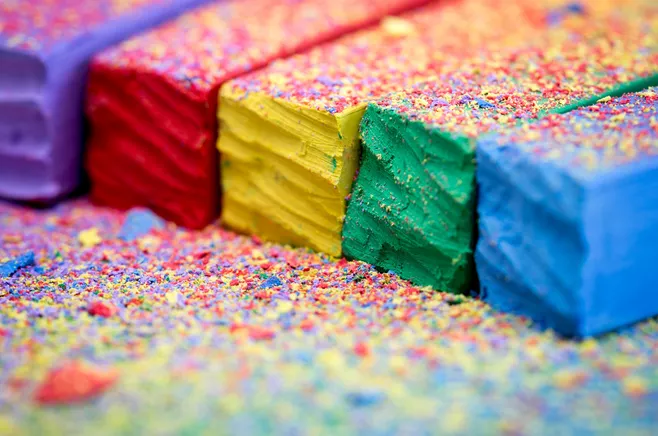
#> input picture img/color.webp, 658 x 436 px
$ python test.py
#> lines starting #> are read from the running program, lines starting #| are printed output that depends on the picture
### jpegcoding/jpeg/dct.py
import numpy as np
def getDctCoefficient(side):
    res = np.empty([side,side,side,side],dtype="float64") # v,u,y,x
    # u=0 v=0
    res[0][0] = 1/side
    # v==0
    for v in range(1,side):
        for y in range(0,side):
            res[0,v,:,y] = res[v,0,y,:] = np.sqrt(2)/side * np.cos((y+0.5)*v*np.pi/side)
    # for v in range(1,side):
    #     for u in range(1,side):
    #         pass
    xyIndex = [(y,x) for x in range(0,side) for y in range(0,side)]
    uvIndex = [(v,u) for v in range(1,side) for u in range(1,side)]
    def uvxyFun_(uv,xy):
        v = uv[0]
        u = uv[1]
        y = xy[0]
        x = xy[1]
        res[v,u,y,x] = res[v,0,y,x] * res[0,u,y,x] * side
    def uvFun_(uv):
        # v = uv[0]
        # u = uv[1]
        for xy in xyIndex:
            uvxyFun_(uv,xy)

    for uv in uvIndex:
        uvFun_(uv)
    return res

def dct2d(img,coe):
    res = np.empty(coe.shape[:2],dtype="float64")
    for v in range(len(coe)):
        for u in range(len(coe[0])):
            res[u][v] = np.sum(img*coe[u][v])
    return res
    # res = np.dot(img,coe)
    # res = np.dot(img,np.transpose(coe))
    # return res.reshape(8,8)


def dct2dBlock(img,side = 8):
    coe8 = getDctCoefficient(side)
    yblock = img.shape[0] // side
    xblock = img.shape[1] // side
    res = [[None for bx in range(xblock)] for by in range(yblock)]


    for by in range(0,yblock):
        y = by * side
        for bx in range(0,xblock):
            x = bx *side
            roi = img[y:y+side,x:x+side]
            res[by][bx] = dct2d(roi,coe8)
    return res

### jpegcoding/test.py
import jpeg
import numpy as np
import cv2
import matplotlib.pyplot as plt
from PIL import Image

image = Image.open("../img/color.webp")
#> image is the input picture: PIL image 658x436 RGB; mean R, G, B 161.8, 145.7, 143
ycbcr = image.convert('YCbCr')
#> ycbcr: PIL image 658x436 YCbCr; mean of channels 0, 1, 2 149.7, 123.4, 135.8
# -128?

img = cv2.imread("../img/color.webp")
side = 8
fill = 16
# fill
height = img.shape[0]
#> height = 436
width = img.shape[1]
#> width = 658
fy = 0
fx = 0
ymod = height%fill
#> ymod = 4
xmod = width%fill
#> xmod = 2
if(ymod):
    fy = fill-ymod
#> fy = 12
if(xmod):
    fx = fill - xmod
#> fx = 14
fimg = np.pad(img,((0,fy),(0,fx),(0,0)),'constant')
fimg[:,width:] = fimg[:,width-1:width]
fimg[height:,:] = fimg[height-1:height,:]
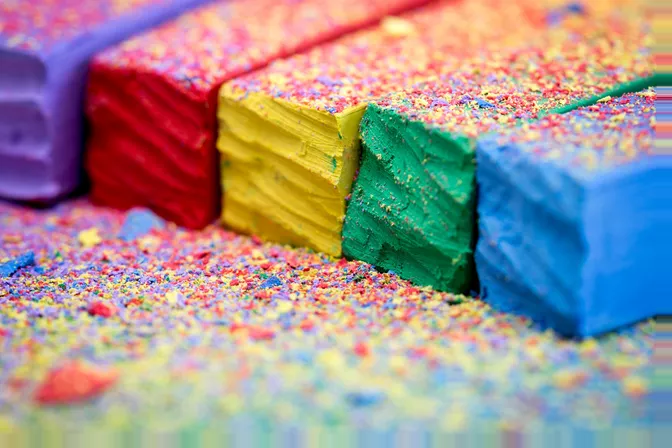
#> fimg: shape (448, 672, 3); mean B, G, R 144.4, 146.6, 160.4


yuvimg = cv2.cvtColor(fimg,cv2.COLOR_BGR2YCrCb)
#> yuvimg: shape (448, 672, 3); mean of channels 0, 1, 2 150.5, 135.1, 124.6

imgy = yuvimg[:,:,0]
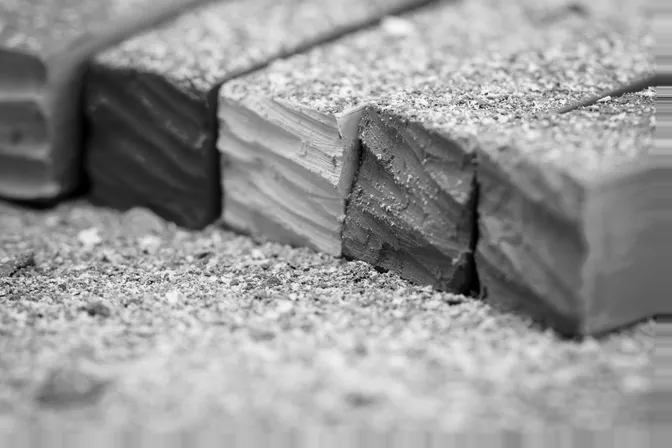
#> imgy: shape (448, 672); min 0, max 251, mean 150.5
imgcr = yuvimg[:,:,1]
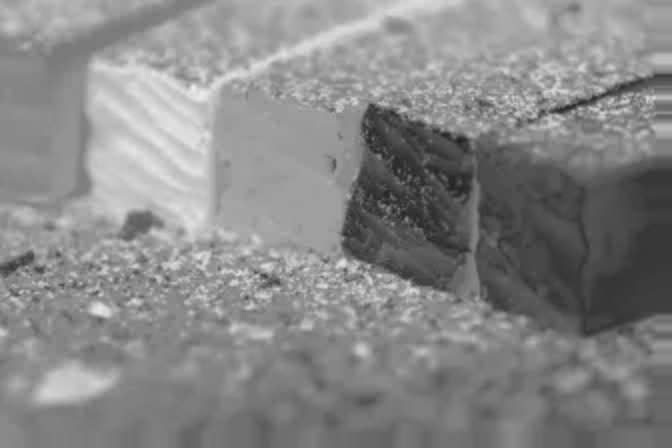
#> imgcr: shape (448, 672); min 31, max 239, mean 135.1
imgcb = yuvimg[:,:,2]
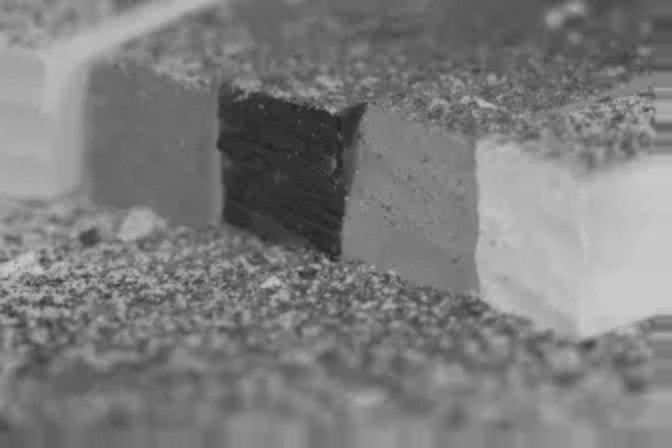
#> imgcb: shape (448, 672); min 32, max 202, mean 124.6

# [9 lines of commented-out code are left out]
cryidx = np.array(range(0,fimg.shape[0],2))
#> cryidx = 224 values from 0 to 446
crxidx = np.array(range(0,fimg.shape[1],2))
#> crxidx = 336 values from 0 to 670
imgcr = imgcr[cryidx,:][:,crxidx]
#> imgcr: shape (224, 336)
cbyidx = cryidx+1
#> cbyidx = 224 values from 1 to 447
cbxidx = crxidx+1
imgcb = imgcb[cbyidx,:][:,crxidx]
#> imgcb: shape (224, 336)

dcty = np.array(jpeg.dct2dBlock(imgy,8)) #,fill
#> after the loop in dct2dBlock, `for by in range(0,yblock):`: res = 56 items
dctcr = np.array(jpeg.dct2dBlock(imgcr,8)) #,fill/2
dctcb= np.array(jpeg.dct2dBlock(imgcb,8)) #,fill/2

def dctShow(roi):
    roiyuv = cv2.cvtColor(roi,cv2.COLOR_BGR2YCrCb)
    imgy = roiyuv[:,:,0].astype('float32')
    imgcr = roiyuv[:,:,1].astype('float32')
    imgcb = roiyuv[:,:,2].astype('float32')
    [[myroiy]] = jpeg.dct2dBlock(imgy,8) #,fill
    [[myroicb]] = jpeg.dct2dBlock(imgcr,8) #,fill/2
    [[myroicr]]= jpeg.dct2dBlock(imgcb,8) #,fill/2


    roiy = cv2.dct(imgy)
    roicb = cv2.dct(imgcr)
    roicr = cv2.dct(imgcb)

    # myroiy[0][0] = myroicb[0][0] = myroicr[0][0] = 0
    # roiy[0][0] = roicb[0][0] = roicr[0][0] = 0

    plt.subplot(331)
    plt.imshow(roi)
    plt.title("origin")
    plt.subplot(334)
    plt.imshow(myroiy,'gray')
    plt.title("my y dct")
    plt.subplot(335)
    plt.imshow(myroicb,'gray')
    plt.title("my cb dct")
    plt.subplot(336)
    plt.imshow(myroicr,'gray')
    plt.title("my cr dct")
    plt.subplot(337)
    plt.imshow(roiy,'gray')
    plt.title("y dct")
    plt.subplot(338)
    plt.imshow(roicb,'gray')
    plt.title("cb dct")
    plt.subplot(339)
    plt.imshow(roicr,'gray')
    plt.title("cr dct")
    plt.show()
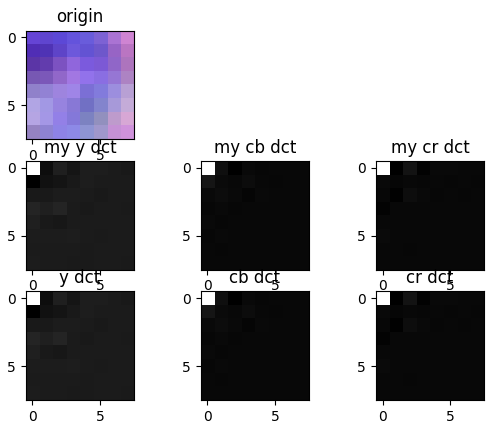
#> figure drawn by matplotlib, 7 panels

roiy = 256
roix = 128
dctShow(img[roiy:roiy+8,roix:roix+8])

def concatBlock(barr):
    bh = barr.shape[0]
    bw = barr.shape[1]
    yside = barr.shape[2]
    xside = barr.shape[3]
    res = np.empty([
        bh*yside,
        bw*xside],
        dtype="float64")
    for by,row in enumerate( barr):
        y = by*yside
        for bx,block in enumerate(row):
            x = bx*xside
            res[y:y+yside,x:x+xside] = block
#> this loop made 56 passes
#> y on passes 1 to 12: 0, 8, 16, 24, 32, 40, 48, 56, 64, 72, 80, 88
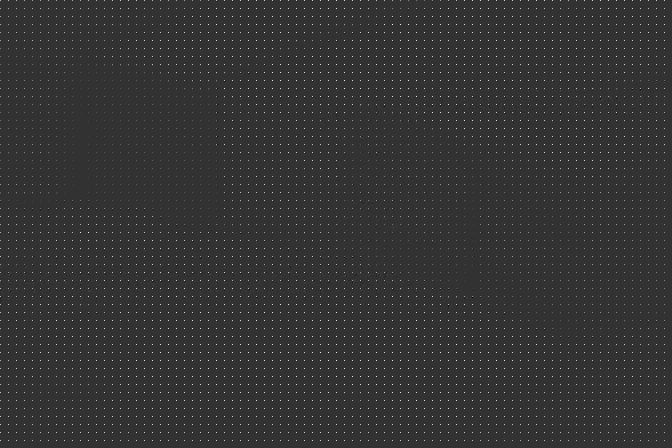
#> res: shape (448, 672) float64; min -480.8, max 1936.4, mean 18.8; drawn with min black and max white
    return res
plt.subplot(141)
plt.imshow(fimg)
plt.title("origin")
plt.subplot(142)
plt.imshow(concatBlock(dcty),'gray')
plt.title("y")
plt.subplot(143)
plt.imshow(concatBlock(dctcb),'gray')
#> the loop in concatBlock (call 2), `for by,row in enumerate( barr):` made 28 passes
#> after the loop in concatBlock (call 2), `for by,row in enumerate( barr):`:
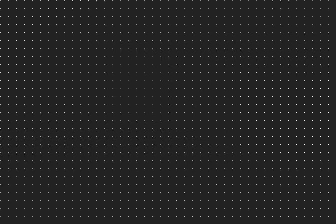
#> res: shape (224, 336) float64; min -251.9, max 1608, mean 15.6; drawn with min black and max white
plt.title("cb")
plt.subplot(144)
plt.imshow(concatBlock(dctcr),'gray')
plt.title("cr")
plt.show()
#> figure, not shown here; B, G, R data is drawn as R, G, B

# 量化
# 标准亮度量化表
Qy = np.array([[16, 11, 10, 16, 24, 40, 51, 61],
               [12, 12, 14, 19, 26, 58, 60, 55],
               [14, 13, 16, 24, 40, 57, 69, 56],
               [14, 17, 22, 29, 51, 87, 80, 62],
               [18, 22, 37, 56, 68, 109, 103, 77],
               [24, 35, 55, 64, 81, 104, 113, 92],
               [49, 64, 78, 87, 103, 121, 120, 101],
               [72, 92, 95, 98, 112, 100, 103, 99]], dtype=np.uint8)

Qc = np.array([[17, 18, 24, 47, 99, 99, 99, 99,],
               [18, 21, 26, 66, 99, 99, 99, 99,],
               [24, 26, 56, 99, 99, 99, 99, 99,],
               [47, 66, 99, 99, 99, 99, 99, 99,],
               [99, 99, 99, 99, 99, 99, 99, 99,],
               [99, 99, 99, 99, 99, 99, 99, 99,],
               [99, 99, 99, 99, 99, 99, 99, 99,],
               [99, 99, 99, 99, 99, 99, 99, 99,]])
quality_scale = 50
# 根据压缩质量重新计算量化表
if quality_scale <= 0:
    quality_scale = 1
elif quality_scale >= 100:
    quality_scale = 99
Qy = (Qy * quality_scale+50)/100
Qy[Qy<=0] = 1
Qy[Qy>255] = 255


dcty = np.round(dcty/Qy).reshape([dcty.shape[0],dcty.shape[1],8*8])
dctcr = np.round(dctcr/Qc).reshape([dctcr.shape[0],dctcr.shape[1],8*8])
dctcb = np.round(dctcb/Qc).reshape([dctcb.shape[0],dctcb.shape[1],8*8])

# zig
ZigZag = [
        0, 1, 5, 6, 14, 15, 27, 28,
        2, 4, 7, 13, 16, 26, 29, 42,
        3, 8, 12, 17, 25, 30, 41, 43,
        9, 11, 18, 24, 31, 40, 44, 53,
        10, 19, 23, 32, 39, 45, 52, 54,
        20, 22, 33, 38, 46, 51, 55, 60,
        21, 34, 37, 47, 50, 56, 59, 61,
        35, 36, 48, 49, 57, 58, 62, 63]

dcty[:,:,:] = dcty[:,:,ZigZag]
dctcr[:,:,:] = dctcr[:,:,ZigZag]
dctcb[:,:,:] = dctcb[:,:,ZigZag]


# rle
# huffma

pass

$ run again, with img/PorteDeLaGrosseHorloge.jpg saved as img/color.webp
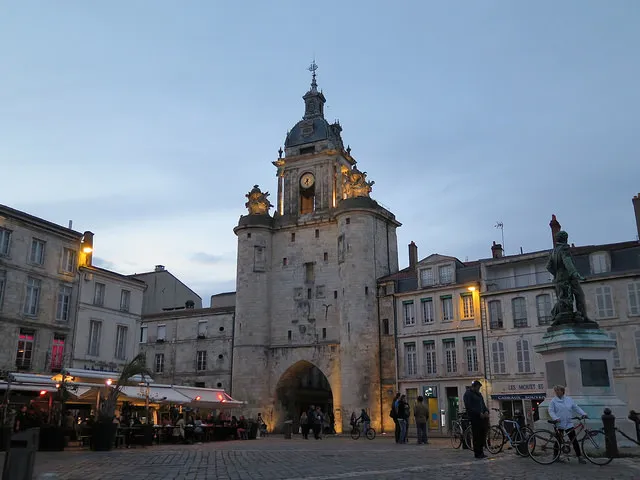
#> input picture img/PorteDeLaGrosseHorloge.jpg, 640 x 480 px
#> image is the input picture: PIL image 640x480 RGB; mean R, G, B 114.7, 126.7, 140.6
#> ycbcr: PIL image 640x480 YCbCr; mean of channels 0, 1, 2 124.2, 136.6, 120.4
#> yuvimg: shape (480, 640, 3); mean of channels 0, 1, 2 124.7, 120.9, 137
#> after the loop in dct2dBlock, `for by in range(0,yblock):`: res = 60 items
#> the loop in concatBlock, `for by,row in enumerate( barr):` made 60 passes
#> y on passes 1 to 8: 0, 8, 16, 24, 32, 40, 48, 56
#> after the loop in concatBlock, `for by,row in enumerate( barr):`:
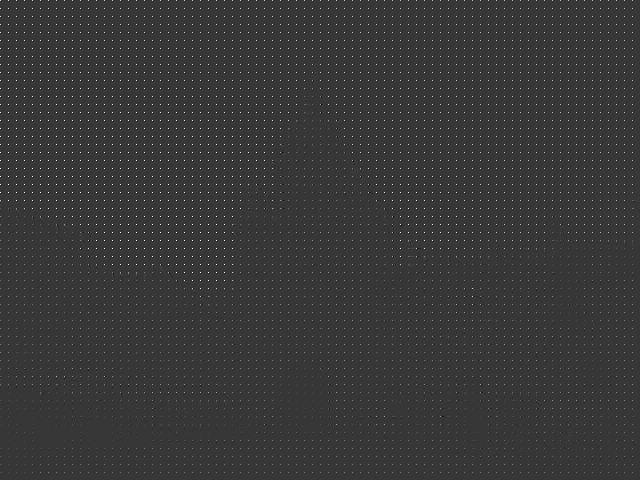
#> res: shape (480, 640) float64; min -530.1, max 1904, mean 15.7; drawn with min black and max white
#> the loop in concatBlock (call 2), `for by,row in enumerate( barr):` made 30 passes
#> after the loop in concatBlock (call 2), `for by,row in enumerate( barr):`:
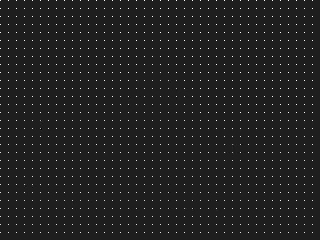
#> res: shape (240, 320) float64; min -166.6, max 1208, mean 17.1; drawn with min black and max white
